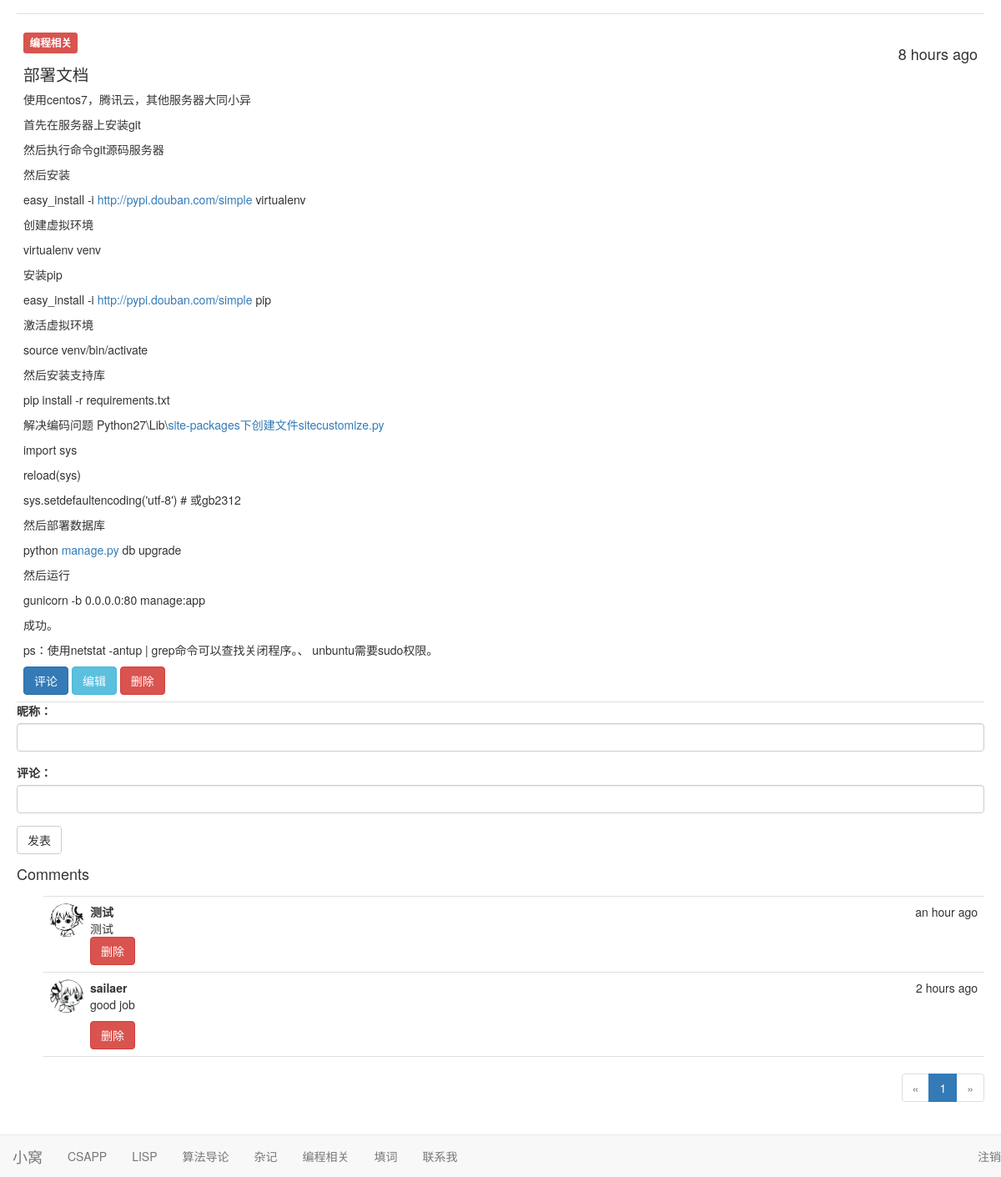
Screenshot of /post/3 (signed in) with the database file from the repository.
### app/models.py (models this page shows, shortened)
class Post(db.Model):
    __tablename__ = 'posts'
    id = db.Column(db.Integer, primary_key=True)
    kind = db.Column(db.Text)
    body = db.Column(db.Text)
    body_html = db.Column(db.Text)
    timestamp = db.Column(db.DateTime, index=True, default=datetime.utcnow)
    author_id = db.Column(db.Integer, db.ForeignKey('users.id'))
    comments = db.relationship('Comment', backref = 'post', lazy ='dynamic')

class Comment(db.Model):
    __tablename__ = 'comments'
    id = db.Column(db.Integer, primary_key=True)
    body = db.Column(db.Text)
    body_html = db.Column(db.Text)
    timestamp = db.Column(db.DateTime, index=True, default=datetime.utcnow)
    name = db.Column(db.Text,default='strong')
    author_id = db.Column(db.Integer, db.ForeignKey('users.id'))
    post_id = db.Column(db.Integer, db.ForeignKey('posts.id'))

### app/main/views.py (the view, shortened to what this page needs)
@main.route('/post/<int:id>', methods=['GET', 'POST'])
def post(id):
    post = Post.query.get_or_404(id)
    form = CommentForm()
    page = request.args.get('page', 1, type=int)
    if page == -1:
        page = (post.comments.count() - 1) // \
               current_app.config['FLASKY_COMMENTS_PER_PAGE'] + 1
    pagination = post.comments.order_by(Comment.timestamp.desc()).paginate(
        page, per_page=current_app.config['FLASKY_COMMENTS_PER_PAGE'],
        error_out=False)
    comments = pagination.items
    return render_template('post.html', posts=[post], form=form,
                           comments=comments, pagination=pagination)

### app/main/forms.py
class CommentForm(Form):
    name = StringField('昵称：', validators=[Required()])
    body = PageDownField("评论：", validators=[Required()])
    submit = SubmitField('发表')

### app/auth/views.py (called while the page is built)
@auth.before_app_request
def before_request():
    if current_user.is_authenticated \
            and not current_user.confirmed \
            and request.endpoint[:5] != 'auth.' \
            and request.endpoint != 'static':
        return redirect(url_for('auth.unconfirmed'))

### app/models.py (called while the page is built)
@login_manager.user_loader
def load_user(user_id):
    return User.query.get(int(user_id))

### app/templates/post.html (shortened to what this page needs)
{% extends "base.html" %}
{% import "bootstrap/wtf.html" as wtf %}
{% import "_macros.html" as macros %}
{% block page_content %}
    {% include '_posts.html' %}
    <div >
        {{ wtf.quick_form(form) }}
    </div>
    <h4 id="comments">Comments</h4>
    {% include '_comments.html' %}
    {% if pagination %}
        <div class="pagination">
            {{ macros.pagination_widget(pagination, '.post', fragment='#comments', id=posts[0].id) }}
        </div>
    {% endif %}
{% endblock %}

### app/templates/_posts.html (shortened to what this page needs)
<ul class="posts">
    {% for post in posts %}
        <li class="post">
            <div class="post-content">
                <div class="post-date"><h4>{{ moment(post.timestamp).fromNow() }}</h4></div>
                <div class="post-body">
                 <h3><span class="label label-danger">{{ post.kind }}</span></h3>
                    {% if post.body_html %}
                        <p>{{ post.body_html| safe}}</p>
                    {% else %}
                        {{ post.body }}
                    {% endif %}
                </div>
                <a href="{{ url_for('.post', id = post.id) }}">
                    <button type="submit" class="btn btn-primary">评论</button>
                </a>
                {% if current_user.administrator%}
                    <a href="{{ url_for('.edit', id = post.id) }}">
                        <button class="btn btn-info" type="submit">编辑</button>
                    </a>
                    <a href="{{ url_for('.delete', id = post.id) }}">
                        <button class="btn btn-danger" type="submit">删除</button>
                    </a>
                {% endif %}
            </div>
        </li>
    {% endfor %}
</ul>

### app/templates/_comments.html (shortened to what this page needs)
<ul class="comments" xmlns="http://www.w3.org/1999/html">
    {% for comment in comments %}
        <li class="comment">
            {% if comment.name == 'sailaer'%}
                <div class="comment-thumbnail">
                    <img class="img-circle" src={{url_for('static', filename='admin.png')}} width = '40' height = '40'>
                </div>
            {% else %}
                <div class="comment-thumbnail">
                    <img class="img-circle" src={{ url_for('static', filename='guest.png') }} width = '40' height = '40'>
                </div>
            {% endif %}
            <div class="comment-content">
                <div class="comment-date">{{ moment(comment.timestamp).fromNow() }}</div>
                <div class="comment-author">{{ comment.name }}</div>
                <div class="comment-body">
                    {% if comment.body_html %}
                        {{ comment.body_html | safe }}
                    {% else %}
                        {{ comment.body }}
                    {% endif %}
                </div>
                {% if current_user.administrator%}
                    <a href="{{ url_for('.deleteComment', id = comment.id) }}">
                        <button class="btn btn-danger" type="submit">删除</button>
                    </a>
                {% endif %}
            </div>
        </li>
    {% endfor %}
</ul>

### app/static/styles.css (style rules this page uses)
ul.posts { list-style-type: none; padding: 0px; margin: 16px 0px 0px 0px; border-top: 1px solid #e0e0e0; }
ul.posts li.post { padding: 8px; border-bottom: 1px solid #e0e0e0; }
div.post-date { float: right; }
div.post-content { margin-left: 0px; min-height: 45px; }
ul.comments { list-style-type: none; padding: 0px; margin: 16px 0px 0px 0px; }
ul.comments li.comment { margin-left: 32px; padding: 8px; border-bottom: 1px solid #e0e0e0; }
ul.comments li.comment:nth-child(1) { border-top: 1px solid #e0e0e0; }
div.comment-date { float: right; }
div.comment-author { font-weight: bold; }
div.comment-thumbnail { position: absolute; }
div.comment-content { margin-left: 48px; min-height: 48px; }
div.pagination { width: 100%; text-align: right; padding: 0px; margin: 0px; }
.post-body h1 { font-size: 140%; }
.post-body h3 { font-size: 120%; }
body { padding-bottom: 70px; margin-left: 20px; margin-right: 20px; }

### rows the page displays
Post: timestamp "8 hours ago", kind "编程相关", body_html "部署文档 使用centos7，腾讯云，其他服务器大同小异 首先在服务器上安装git 然后执行命令git源码服务器 然后安装 easy_install -i http://pypi.douban.com/simple virtualenv 创建虚拟环境 virtualenv venv 安装pip easy_install -i http://pypi.douban.com/simple pip 激活虚拟环境 source venv/bin/activate 然后安装支持库 pip install -r requirements.txt 解决编码问题 Python27\\Lib\\ site-packages下创建文件sitecustomize.py import sys reload(sys) sys.setdefaultencoding('utf-8') # 或gb2312 然后部署数据库 python manage.py db upgrade 然后运行 gunicorn -b 0.0.0.0:80 manage:app 成功。 ps：使用netstat -antup | grep命令可以查找关闭程序。、 unbuntu需要sudo权限。"
Comment: timestamp "an hour ago", name "测试", body_html "测试"
Comment: timestamp "2 hours ago", name "sailaer", body_html "good job"

### other values shown
{{ p }} "1"
